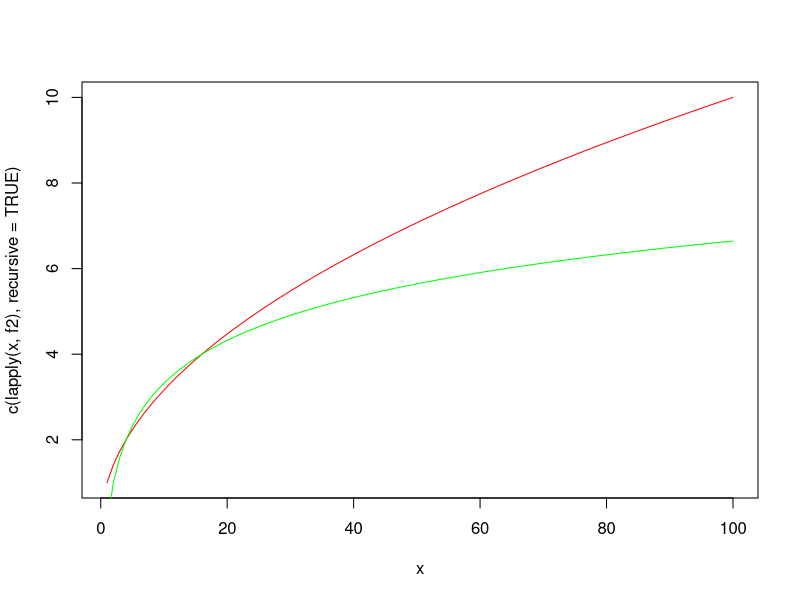
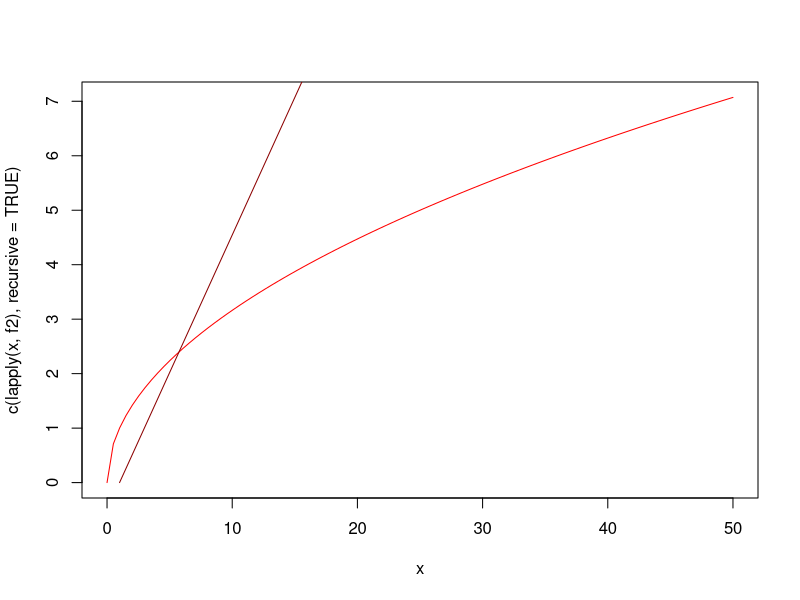
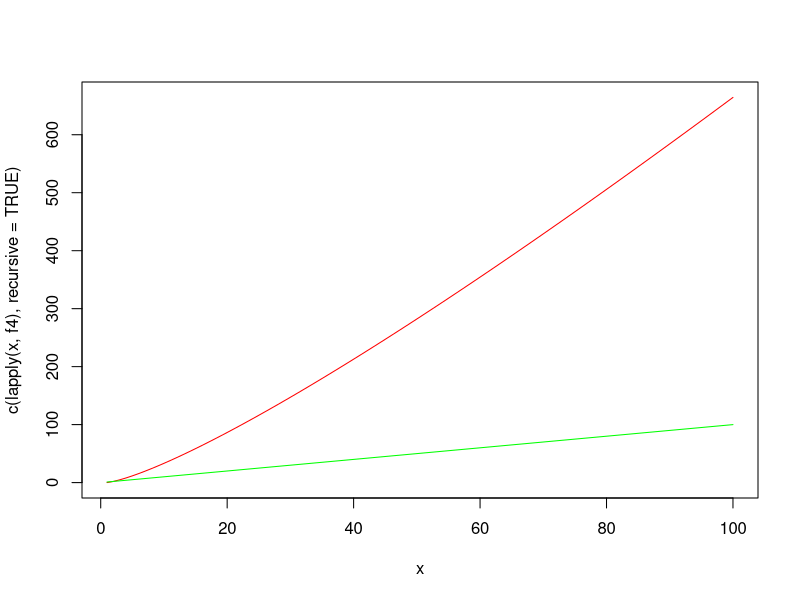
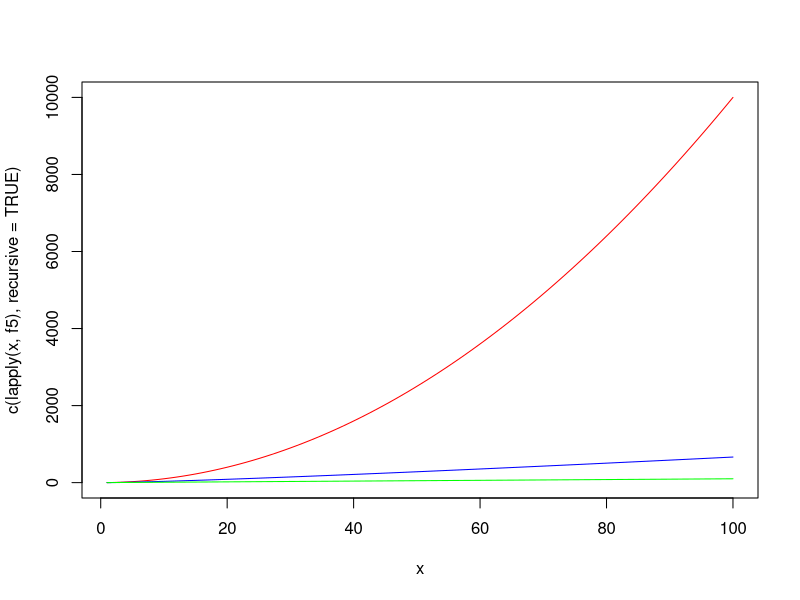
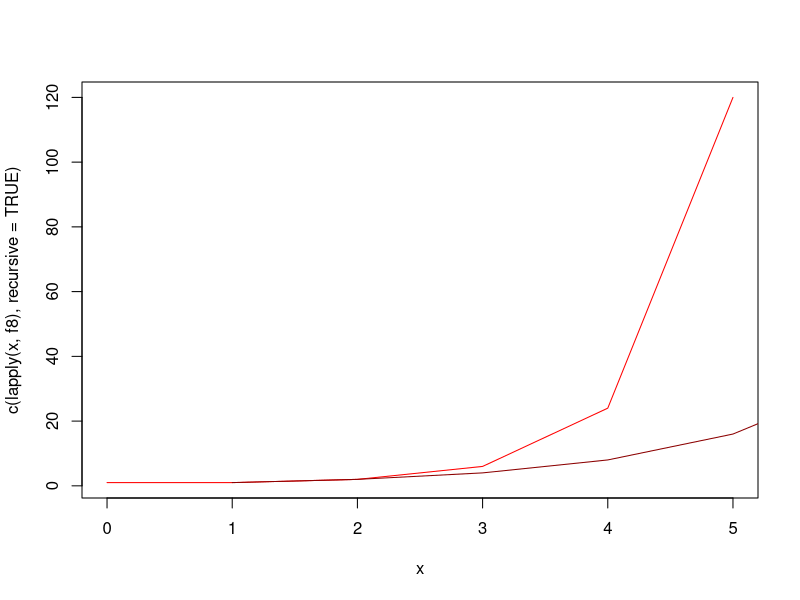
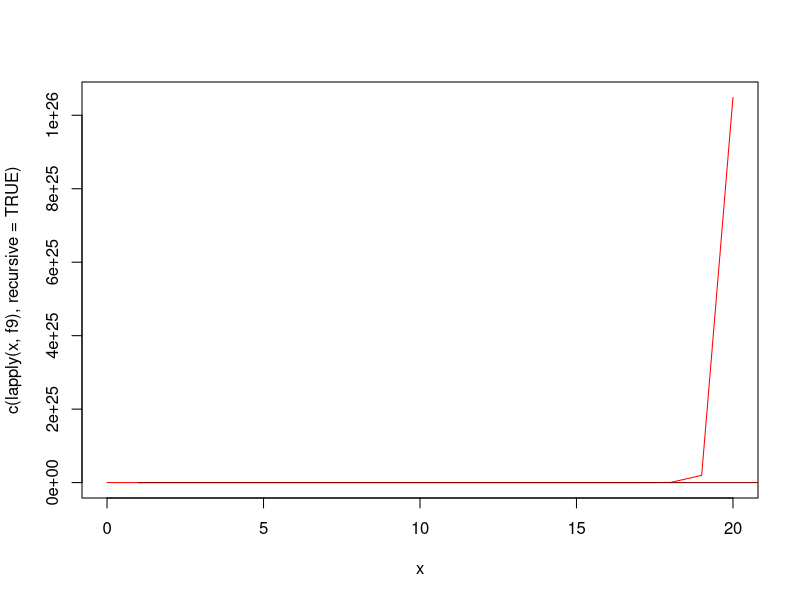

Source code (R) for these figures, in order:
# 函数的增长速度
# log2(n) < n^(1/2) < n < n * log2(n)
# n^2 < 2^n < factorial(n) < n^n

f1 <- function(n) log2(n)
f2 <- function(n) n^(1/2)
f3 <- function(n) n
f4 <- function(n) n * log2(n)
f5 <- function(n) n^2
f6 <- function(n) n^3
f7 <- function(n) 2^n
f8 <- function(n) factorial(n)
f9 <- function(n) n^n


x <- 1:100
plot(x, c(lapply(x, f2), recursive=TRUE), 'l', col='red')
points(c(lapply(x, f1), recursive=TRUE), type ='l', col='green')


x <- seq(0, 50, length.out = 100)
plot(x, c(lapply(x, f2), recursive=TRUE), 'l', col='red')
points(c(lapply(x, f3), recursive=TRUE), type ='l', col = "dark red")


x <- 1:100
plot(x, c(lapply(x, f4), recursive=TRUE), 'l', col='red')
points(c(lapply(x, f3), recursive=TRUE), type ='l', col = "green")

x <- 1:100
plot(x, c(lapply(x, f5), recursive=TRUE), 'l', col='red')
points(c(lapply(x, f4), recursive=TRUE), type ='l', col = "blue")
points(c(lapply(x, f3), recursive=TRUE), type ='l', col = "green")


x <- 0:5
plot(x, c(lapply(x, f8), recursive=TRUE), 'l', col='red')
points(c(lapply(x, f7), recursive=TRUE), type ='l', col = "dark red")


x <- 0:20
plot(x, c(lapply(x, f9), recursive=TRUE), 'l', col='red')
points(c(lapply(x, f8), recursive=TRUE), type ='l', col = "dark red")


